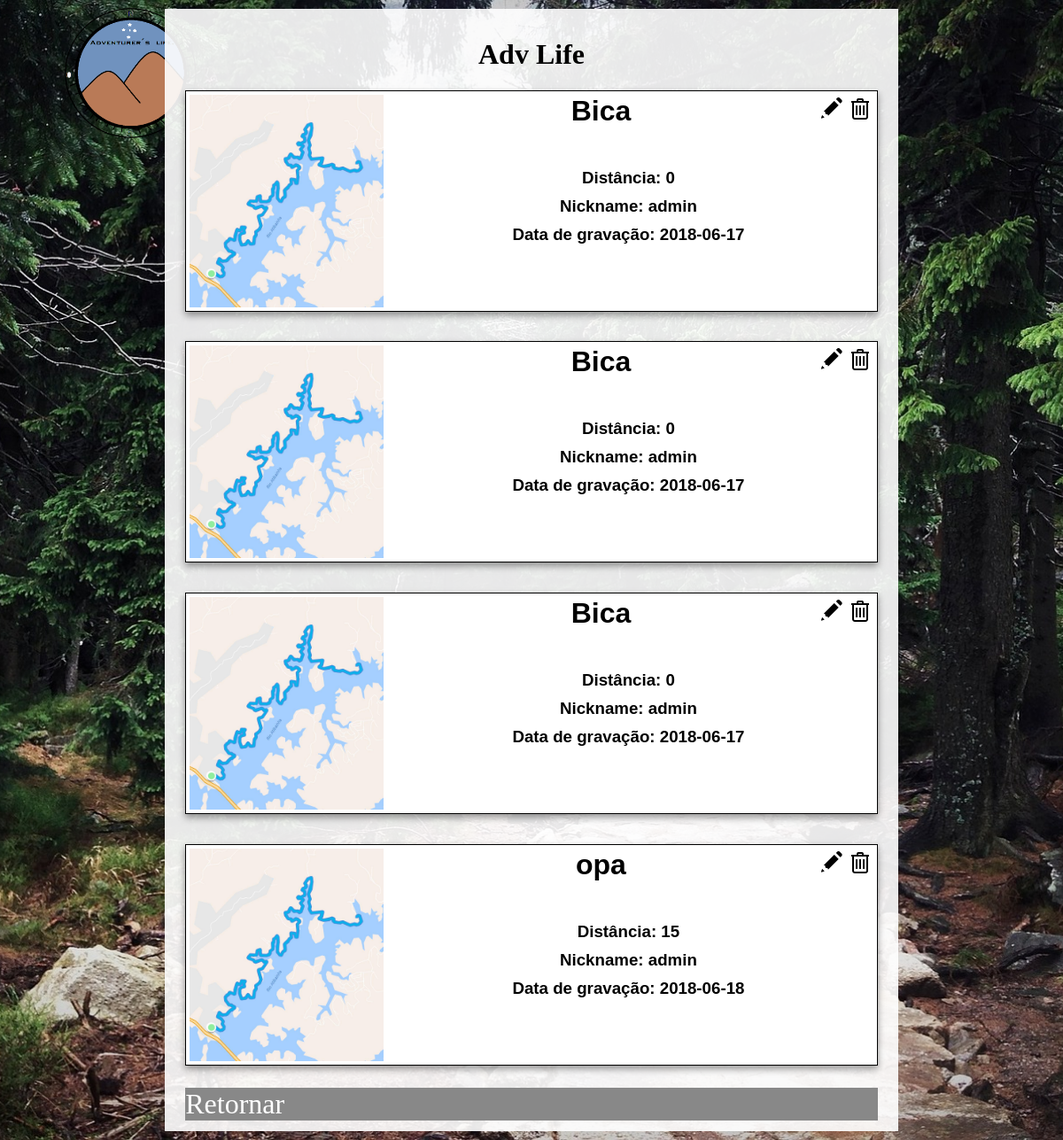
Page /ResultadoPesquisa.php?nickname=admin (signed in) on the committed database.
### tables this page shows
CREATE TABLE IF NOT EXISTS `tbtrilha` (
  `idTrilha` int(11) NOT NULL AUTO_INCREMENT,
  `apelido` varchar(40) NOT NULL,
  `obstaculos` varchar(140) DEFAULT NULL,
  `distancia` double NOT NULL,
  `idmata` smallint(6) DEFAULT NULL,
  `dataGravacao` date NOT NULL,
  `nicknameUsuario` varchar(16) NOT NULL,
  `dificuldade` smallint(6) DEFAULT NULL,
  PRIMARY KEY (`idTrilha`),
  UNIQUE KEY `idTrilha` (`idTrilha`),
  KEY `idmata` (`idmata`),
  KEY `nicknameUsuario` (`nicknameUsuario`)
);

### DAO/trilhaDao.php (called while the page is built, shortened)
<?php
include_once 'classeCrudGenerico.php';
class trilhaDao
{
    private function makeSqlForSearch($array)
    {
        $idTrilha = isset($array['idTrilha']) ? $array['idTrilha'] : null;
        $apelido = isset($array['apelido']) ? $array['apelido'] : null;
        $distMax = isset($array['distMax']) ? $array['distMax'] : null;
        $distMin = isset($array['distMin']) ? $array['distMin'] : null;
        $nickname = isset($array['nickname']) ? $array['nickname'] : null;
        $sql = "select * from tbtrilha where 1 = 1";
        if ($nickname)
        {
            $sql .= " and nicknameUsuario like '%$nickname%'";
        }
        return $sql;
    }
    public function searchTracks($array)
    {
        $sql = $this->makeSqlForSearch($array);
        $crudGenerico = new CrudGenerico();
        $resultado = $crudGenerico->fQuery($sql);
        return $resultado;
    }
}

### DAO/classeCrudGenerico.php (called while the page is built, shortened)
<?php
include("classeConexao.php");
class CrudGenerico {
    public function fQuery($sql){
        $this->conexao = new Conexao();
        $resultado = $this->conexao->executaSQL($sql);
        return $resultado;
    }
}

### DAO/classeConexao.php (called while the page is built, shortened)
<?php
class Conexao extends mysqli
{
    function executaSQL($BD_query){
        $this->BD_query = $BD_query;
        $resultado = $this->query($this->BD_query);
        return $resultado;
    }
}

### public/card.php (the view)
<div class="card" onclick="redirecionaCard(<?php echo $trilha['idTrilha']; ?>)">
    <div>
    <img class="cardImage" src="../Imagens e coisas de mídia/Trilha.jpeg" alt="imagem da trilha">
    </div>
       <div>
          <?php
          if($_SESSION["nicknameUsuario"] == $trilha['nicknameUsuario']){
             echo "<a href='#' onclick='deletarTrilha(".$trilha['idTrilha'].")'>";
             echo "<img src=\"../Imagens e coisas de mídia/delete.png\" alt=\"deletar\" style=\"float:right;\"/>";
             echo "</a>";
             echo "<a href='recebeEditarTrilha.php?id=".$trilha['idTrilha']."'>";
             echo "<img src=\"../Imagens e coisas de mídia/editar.png\" alt=\"editar\" style=\"float:right;\"/>";
             echo "</a>";
          }
           ?>
         <h1 class="cardTitle"><?php echo $trilha['apelido']; ?></h1>
         <br><br>
         <h3 class="cardAtribute">Distância: <?php echo $trilha['distancia']; ?></h3>
         <h3 class="cardAtribute">Nickname: <?php echo $trilha['nicknameUsuario']; ?></h3>
         <h3 class="cardAtribute">Data de gravação:  <?php echo $trilha['dataGravacao']; ?></h3>
    </div>
</div>
<br>

### public/resultadoPesquisa.php (shortened to what this page needs)
<?php
include_once'../DAO/trilhaDao.php';
$array = $_GET;
$trilhaDao = new trilhaDao();
$resultado = !isset($_GET['historical']) ? $trilhaDao->searchTracks($array) :
    $trilhaDao->searchHistorical($_SESSION['nicknameUsuario']);
$trilhas = [];
$title = isset($_GET['title']) ? $_GET['title'] : "Adv Life";
for ($i = mysqli_num_rows($resultado); $i > 0; $i--)
{
    $trilhas[] = mysqli_fetch_assoc($resultado);
}
?>
<!DOCTYPE html>
<html>
    <head>
        <link href="style.css" rel="stylesheet" type="text/css" />
        <link rel="stylesheet" type="text/css" href="card.css">
    </head>
    <body>
        <div class="container">
         <h1 class="tituloTelaDeBusca"><?php echo "$title"; ?></h1>
            <?php
               foreach($trilhas as $trilha)
               {
                   include 'card.php';
               }
            ?>
            <a href="Menu.php" class="botaorandom">Retornar</a>
        </div>
    </body>
</html>

### public/style.css (style rules this page uses)
body { background-image: url("../Imagens e coisas de mídia/Imagem1.png"), url("../Imagens e coisas de mídia/fundo.jpg"); background-repeat: no-repeat, no-repeat; background-position: top left, top; background-size: 300px, cover; background-color: #003300; }
.tituloTelaDeBusca { font-family: 'Papyrus'; text-align: center; }
a:link { text-decoration: none; color: white; background-color: #888888; }
* { box-sizing: border-box; }
.container { background-color: rgba(255, 255, 255, 0.9); width: 800px; height: 600px; margin: 10px auto; }
.botaorandom { position: relative; display: inline-block; font-family: 'Papyrus'; font-size: 32px !important; }

### public/card.css (style rules this page uses)
.container { padding: 1% 2%; background-color: rgba(255, 255, 255, 0.9); width: 70%; height: auto; margin: 10px auto; }
.card { position: relative; max-width: 100%; height: 250px; border: 1px black double; background-color:rgba(255, 255, 255, 1); margin: 1% auto; box-shadow: 0 4px 8px 0 rgba(0,0,0,0.4); transition: 0.3s; padding:4px; }
.cardImage { position: relative; height: 240px; width: auto; margin: 0px auto; float: left; }
.cardTitle { font-family: sans-serif; text-align: center; margin: 0px auto; }
.cardAtribute { position: relative; font-family: sans-serif; margin: 10px auto; padding-left: 25%; text-align: center; }
a:link, a:visited, a:hover, a:active { display: block; }

### rows in the picture
tbtrilha: apelido "Bica", distancia "0", nicknameUsuario "admin", dataGravacao "2018-06-17"
tbtrilha: apelido "Bica", distancia "0", nicknameUsuario "admin", dataGravacao "2018-06-17"
tbtrilha: apelido "Bica", distancia "0", nicknameUsuario "admin", dataGravacao "2018-06-17"
tbtrilha: apelido "opa", distancia "15", nicknameUsuario "admin", dataGravacao "2018-06-18"

### other values in the picture
$title "Adv Life"
